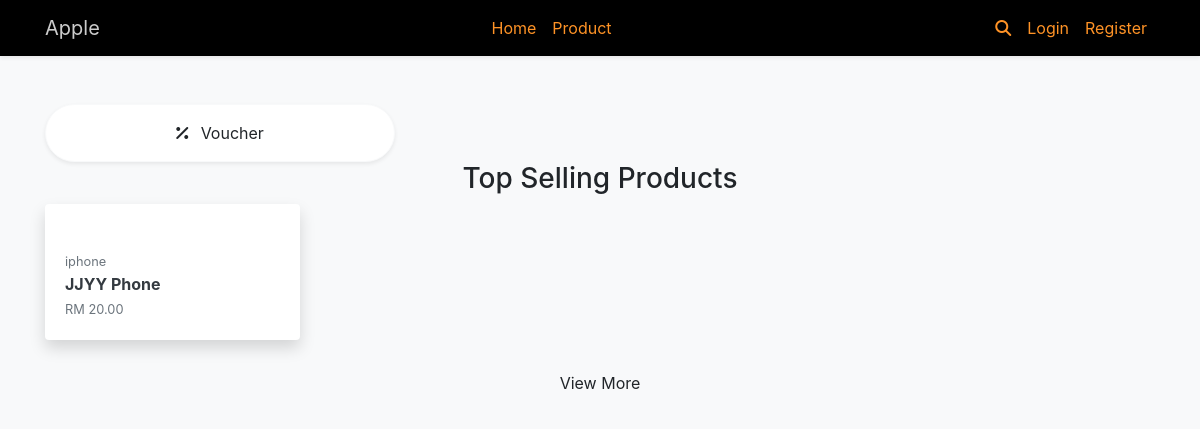
The page / on the database its author committed.
### tables this page shows
CREATE TABLE `product` (
  `id` int(255) NOT NULL,
  `prdt_code` varchar(30) NOT NULL,
  `prdt_name` varchar(50) NOT NULL,
  `prdt_type` varchar(30) NOT NULL,
  `prdt_oriPrice` varchar(20) NOT NULL,
  `prdt_sellPrice` varchar(20) NOT NULL,
  `prdt_desc` varchar(255) NOT NULL,
  `prdt_image` varchar(255) NOT NULL,
  `prdt_quantity` varchar(10) NOT NULL,
  `prdt_available` int(20) NOT NULL,
  `prdt_seller` int(255) NOT NULL
);

### customer/layouts.php (the view, shortened to what this page needs)
<?php
function do_html_head(String $title, String $cssLink = null, String $jsLink = null)
{
    echo <<<_HEAD
    <!DOCTYPE html>
        <html lang="en">
        <head>
            <meta charset="UTF-8">
            <meta name="viewport" content="width=device-width, initial-scale=1.0">
            <title>$title</title>
            $cssLink
            $jsLink
        </head>
        <body class="bg-light">
    _HEAD;
}
function do_html_end(String $jsLink = "")
{
    echo <<<_HEAD
        </body>
    </html>
    _HEAD;
}
function do_component_topnav($appName)
{
    $appName = "Apple";
?>
    <nav class="navbar navbar-expand-md shadow-sm"style="background-color:#000;">
        <div class="container">
            <a class="navbar-brand" href="." style="color: rgb(255 255 255 / 0.8);">
                <?= $appName ?>
            </a>
            <div class="collapse navbar-collapse" id="navbarSupportedContent">
                <ul class="navbar-nav mx-auto">
                    <li class="nav-item">
                        <a class="nav-link" href=".">Home</a>
                    </li>
                    <li class="nav-item dropdown">
                        <a class="nav-link" href="#" role="button" id="product-categry" data-toggle="dropdown" aria-haspopup="true" aria-expanded="false">Product</a>
                    </li>
                </ul>
                <ul class="navbar-nav flex-row">
                    <li class="nav-item">
                        <a class="nav-link" href="">
                            <i class="fas fa-search"></i>
                        </a>
                    </li>
                    <?php if(isset($_SESSION['username']) && $_SESSION['position'] == 'customer'): ?>
                    <li class="nav-item">
                        <a class="nav-link" href="viewCart.php">
                            <i class="fas fa-shopping-cart"></i>
                            <?php
                            $conn = db_connect();
                            $user_id = $_SESSION['user_id'];
                            $query = "SELECT SUM(crt_quantity) AS total_crt FROM cart WHERE crt_user = $user_id";
                            $result = mysqli_query($conn, $query);
                            $cart_count = 0;
                            if($result && mysqli_num_rows($result) > 0) {
                                $cart_count = mysqli_fetch_assoc($result)['total_crt'];
                            ?>
                            <span id="crt_qty" class="badge badge-danger"><?= $cart_count ?></span>
                            <?php
                            } else {
                            ?>
                            <span id="crt_qty" class="badge badge-danger"></span>
                            <?php
                            }
                            ?>
                        </a>
                    </li>
                    <li class="nav-item dropdown">
                        <a class="nav-link" href="#"  role="button" data-toggle="dropdown" aria-haspopup="true" aria-expanded="false" id="user_acc">
                            <i class="fas fa-user"></i>
                        </a>
                        <div class="dropdown-menu dropdown-menu-right border-0 shadow"  aria-labelledby="user_acc" style="min-width: 200px;">
                            <h5 class="dropdown-header">Welcome, <?= strtoupper($_SESSION['username']); ?>!</h5>
                            <a class="dropdown-item" href="./account.php">My Account</a>
                            <div class="dropdown-divider"></div>
                            <a class="dropdown-item" onclick="event.preventDefault();
                                document.getElementById('logout-form').submit();">Logout</a>
                            <form id="logout-form" action="./functions/logout_function.php" method="POST">
                                <input name="logout" hidden>
                            </form>
                        </div>
                    </li>
                    <?php else: ?>
                    <li class="nav-item">
                        <a class="nav-link" href="login.php">Login</a>
                    </li>
                    <li class="nav-item">
                        <a class="nav-link" href="register.php">Register</a>
                    </li>
                    <?php endif; ?>
                </ul>
            </div>
        </div>
    </nav>
<?php
}
function do_component_product_card(Array $product, string $size="col-6 col-md-4 col-lg-4")
{
?>
    <div class="<?= $size ?>">
        <div class="card border-0 shadow">
            <div class="card-img">
            </div>
            <div class="card-body">
                <small>
                    <a href="#" class="text-muted text-decoration-none"><?= $product['prdt_type'] ?></a>
                </small>
                <div class="font-weight-bold">
                    <a href="detail.php?pid=<?= $product['id']; ?>" class="text-dark text-decoration-none"><?= $product['prdt_name'] ?></a>
                </div>
                <div class="font-weight-bold text-muted">
                    <small>RM <?= number_format(floatval($product['prdt_sellPrice']), 2) ?></small>
                </div>
            </div>
        </div>
    </div>
<?php
}

### index.php (shortened to what this page needs)
<?php
require_once('config/bootstrap.php');
require_once('customer/layouts.php');
do_html_head('APP NAME', $bootstrapCSS, $jQueryJS.$bootstrapJS.$fontAwsomeIcons);
do_component_topnav('APPNAME');
$query = "SELECT * FROM product;";
$result = mysqli_query($conn, $query);
if(!$result) {
    die('Error To connect db');
}else{
    $top_selling_products = array();
    if(mysqli_num_rows($result) > 0) {
        for($i = 0; $i < mysqli_num_rows($result); $i ++){
            $product = mysqli_fetch_assoc($result);
            array_push($top_selling_products, $product);
        }
    }
}
?>
    <div class="container mt-5">
        <div class="row">
            <div class="col-12 col-md-4">
                <a href="voucher.php" class="btn btn-block bg-white py-3 btn-light shadow-sm rounded-pill">
                    <i class="fas fa-percent mr-2"></i>
                    Voucher
                </a>
            </div>
        </div>
        <div class="d-flex justify-content-center">
            <h3>Top Selling Products</h3>
        </div>
        <div class="row">
            <?php
            if(count($top_selling_products) > 0):
                foreach($top_selling_products as $product)
                    do_component_product_card($product, 'col-6 col-md-4 col-lg-3');
            ?>
            <?php else: ?>
            <div class="col-12 pt-3 d-flex justify-content-center">
                <p class="text-muted">Not have product yet</p>
            </div>
            <?php endif; ?>
        </div>
        <div class="py-4 d-flex">
            <a class="btn btn-block" href="product.php">View More</a>
        </div>
    </div>
<?php
do_html_end();
?>

### customer/layouts.php (style rules this page uses)
.navbar a , .navbar a:visited { color: #ff9326; }

### rows shown on the page
product: prdt_type "iphone", prdt_name "JJYY Phone", prdt_sellPrice "20.00"

### other values the page prints
$appName "Apple"
